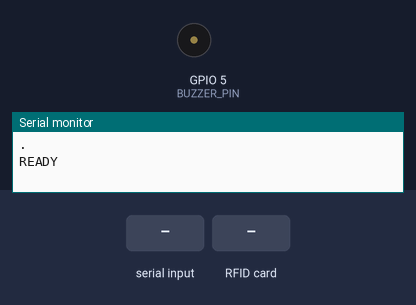
Bench run of a sketch on a simulated ESP32. Shown: buzzer (waves = sounding, pin HIGH), the last lines printed to the serial monitor. Inputs (shaded band) come from the test bench.

Above: at 2.9 s.
3.0 s: "READ\n" received over Serial
4.5 s: RFID card 5E 7A 19 C4 held to the reader
At 4.59 s:
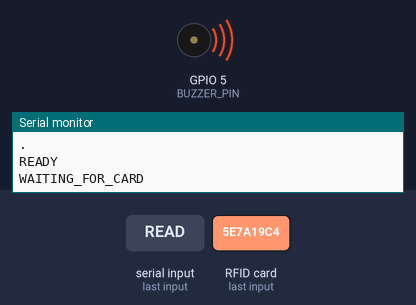
Timing chart, 0 to 7.5 s (numbered marks = the images above; inputs shaded):
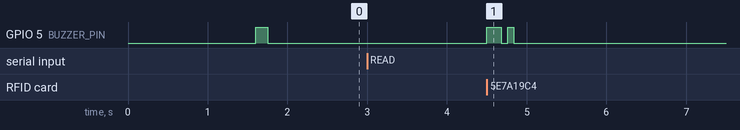

Measured:
- after the input at 4.5 s, GPIO 5 (BUZZER_PIN): LOW → HIGH at once, → LOW 0.18 s later, → HIGH 0.08 s later, → LOW 0.08 s later

The sketch:

nfc_tourist_card.ino
```cpp
/*
 * ESP32 + PN532 NFC RFID v3 Module — Tourist Card Reader/Writer
 *
 * Wiring (I2C mode — only 4 wires needed):
 *   PN532 SDA  -> ESP32 GPIO 21
 *   PN532 SCL  -> ESP32 GPIO 22
 *   PN532 VCC  -> 3.3V
 *   PN532 GND  -> GND
 *   PN532 IRQ  -> (not connected, uses I2C polling)
 *   PN532 RSTO -> (not connected)
 *
 *   Set PN532 DIP switches to I2C mode (Switch 1 ON, Switch 2 OFF).
 *
 * Buzzer (active):
 *   Buzzer (+) -> ESP32 GPIO 5
 *   Buzzer (-) -> GND
 *
 * Install libraries via Arduino Library Manager:
 *   - Adafruit PN532 (by Adafruit)
 *   - ArduinoJson    (by Benoit Blanchon)
 *
 * Serial protocol (115200 baud):
 *   Computer sends: READ\n          -> reads NFC card, returns JSON + DONE
 *   Computer sends: WRITE:{json}\n  -> writes JSON to NFC card, returns UID: + DONE
 */

#include <Wire.h>
#include <Adafruit_PN532.h>
#include <ArduinoJson.h>
#include "soc/soc.h"
#include "soc/rtc_cntl_reg.h"

#define PN532_NO_PIN 0xFF

#define BUZZER_PIN   5

Adafruit_PN532 nfc(PN532_NO_PIN, PN532_NO_PIN);

static char cmdBuf[512];

void buzzerOn()  { digitalWrite(BUZZER_PIN, HIGH); }
void buzzerOff() { digitalWrite(BUZZER_PIN, LOW);  }

void beep(unsigned long ms) {
    buzzerOn();
    delay(ms);
    buzzerOff();
}

void beepCardDetected() {
    beep(100);
}

void beepSuccess() {
    beep(80);
    delay(80);
    beep(80);
}

void beepError() {
    beep(400);
}

bool nfcReady = false;

void initNFC() {
    Wire.begin(21, 22);
    delay(200);
    nfc.begin();
    delay(300);

    uint32_t versiondata = 0;
    for (int attempt = 0; attempt < 5; attempt++) {
        Serial.print(".");
        versiondata = nfc.getFirmwareVersion();
        if (versiondata) break;
        delay(500);
    }
    Serial.println();

    if (!versiondata) {
        Serial.println("PN532 not found. Check wiring.");
        beepError();
        nfcReady = false;
        return;
    }

    nfc.SAMConfig();
    delay(100);
    nfcReady = true;
}

void setup() {
    WRITE_PERI_REG(RTC_CNTL_BROWN_OUT_REG, 0);

    Serial.setRxBufferSize(512);
    Serial.begin(115200);
    while (!Serial) delay(10);

    pinMode(BUZZER_PIN, OUTPUT);
    buzzerOff();

    delay(1000);

    initNFC();

    if (nfcReady) {
        beep(150);
    }

    while (Serial.available()) Serial.read();
    Serial.println("READY");
}

void loop() {
    if (Serial.available()) {
        int len = Serial.readBytesUntil('\n', cmdBuf, sizeof(cmdBuf) - 1);
        cmdBuf[len] = '\0';

        while (len > 0 && (cmdBuf[len - 1] == '\r' || cmdBuf[len - 1] == ' ')) {
            cmdBuf[--len] = '\0';
        }

        if (len == 0) return;

        if (strcmp(cmdBuf, "PING") == 0) {
            Serial.println("READY");
            return;
        }

        if (!nfcReady) {
            Serial.println("NFC_REINIT");
            initNFC();
            if (!nfcReady) {
                Serial.println("ERROR");
                return;
            }
            Serial.println("NFC_OK");
        }

        if (strcmp(cmdBuf, "READ") == 0) {
            readCard();
        } else if (strncmp(cmdBuf, "WRITE:", 6) == 0) {
            writeCard(cmdBuf + 6, len - 6);
        }
    }
    delay(10);
}

void printUID(uint8_t *uid, uint8_t len) {
    Serial.print("UID:");
    for (uint8_t i = 0; i < len; i++) {
        if (uid[i] < 0x10) Serial.print('0');
        Serial.print(uid[i], HEX);
        if (i < len - 1) Serial.print(':');
    }
    Serial.println();
}

void readCard() {
    Serial.println("WAITING_FOR_CARD");

    uint8_t uid[7];
    uint8_t uidLength;

    if (!nfc.readPassiveTargetID(PN532_MIFARE_ISO14443A, uid, &uidLength, 10000)) {
        Serial.println("ERROR");
        beepError();
        return;
    }

    beepCardDetected();
    printUID(uid, uidLength);

    uint8_t data[16];
    bool authenticated = false;
    bool hasData = false;

    uint8_t keyA[6] = {0xFF, 0xFF, 0xFF, 0xFF, 0xFF, 0xFF};

    for (uint8_t block = 4; block <= 62; block++) {
        if (block % 4 == 3) continue;

        if (block % 4 == 0) {
            authenticated = nfc.mifareclassic_AuthenticateBlock(uid, uidLength, block, 0, keyA);
            if (!authenticated) break;
        }

        if (authenticated && nfc.mifareclassic_ReadDataBlock(block, data)) {
            for (uint8_t j = 0; j < 16; j++) {
                if (data[j] == 0x00) goto done_reading;
                Serial.write(data[j]);
                hasData = true;
            }
        }
    }

done_reading:
    if (!hasData) {
        Serial.print("{}");
    }
    Serial.println();
    beepSuccess();
    Serial.println("DONE");
}

void writeCard(const char* jsonData, int dataLen) {
    Serial.println("WAITING_FOR_CARD");

    uint8_t uid[7];
    uint8_t uidLength;

    if (!nfc.readPassiveTargetID(PN532_MIFARE_ISO14443A, uid, &uidLength, 10000)) {
        Serial.println("ERROR");
        beepError();
        return;
    }

    beepCardDetected();
    printUID(uid, uidLength);

    uint8_t keyA[6] = {0xFF, 0xFF, 0xFF, 0xFF, 0xFF, 0xFF};
    int blockIdx = 0;

    for (uint8_t block = 4; block <= 62 && blockIdx * 16 < dataLen + 1; block++) {
        if (block % 4 == 3) continue;

        if (block % 4 == 0) {
            if (!nfc.mifareclassic_AuthenticateBlock(uid, uidLength, block, 0, keyA)) {
                Serial.println("ERROR");
                beepError();
                return;
            }
        }

        uint8_t writeData[16] = {0};
        for (uint8_t j = 0; j < 16; j++) {
            int charIdx = blockIdx * 16 + j;
            if (charIdx < dataLen) {
                writeData[j] = (uint8_t)jsonData[charIdx];
            }
        }

        if (!nfc.mifareclassic_WriteDataBlock(block, writeData)) {
            Serial.println("ERROR");
            beepError();
            return;
        }
        blockIdx++;
    }

    beepSuccess();
    Serial.println("DONE");
}
```
